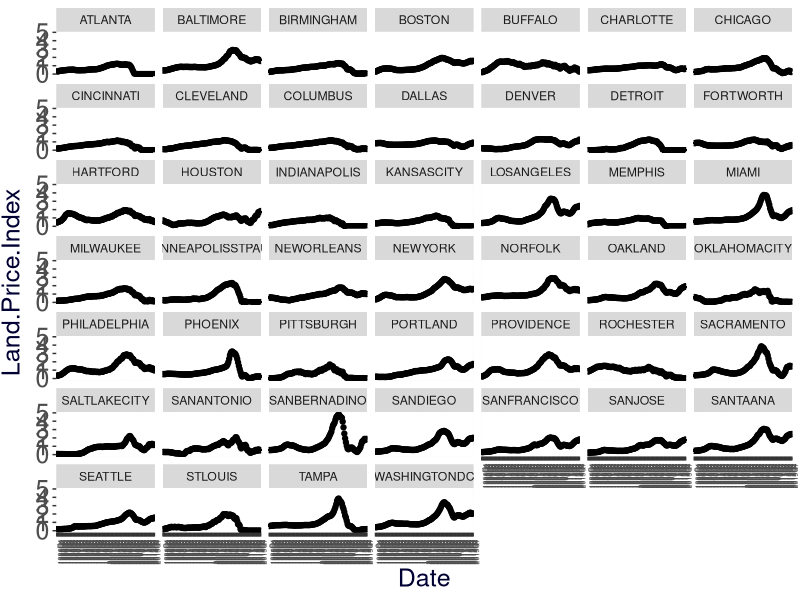
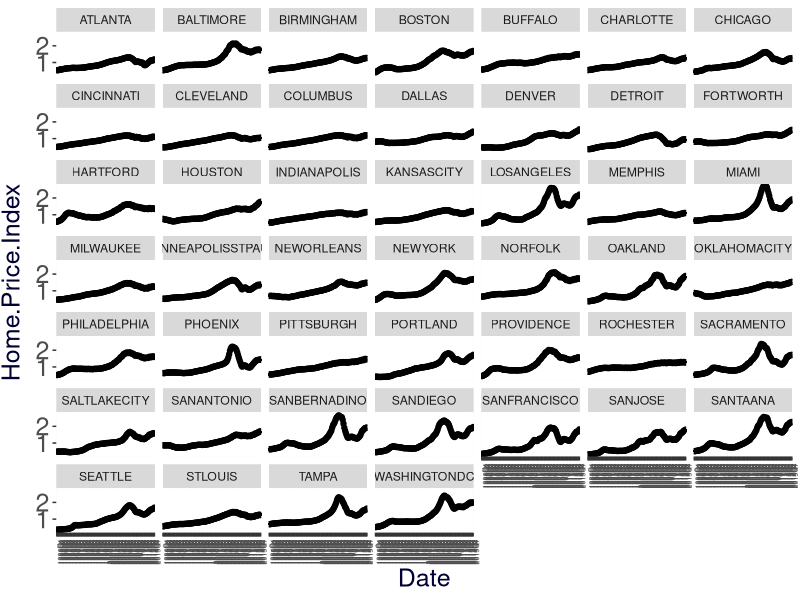
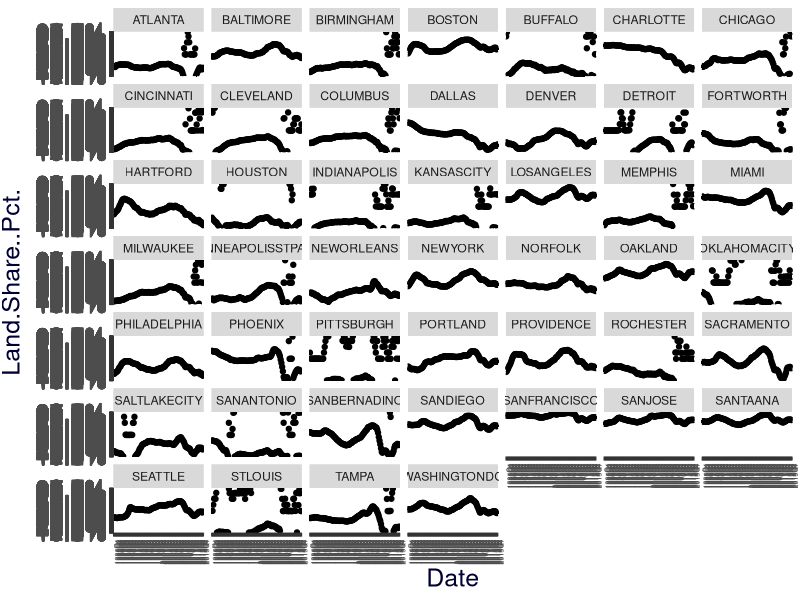
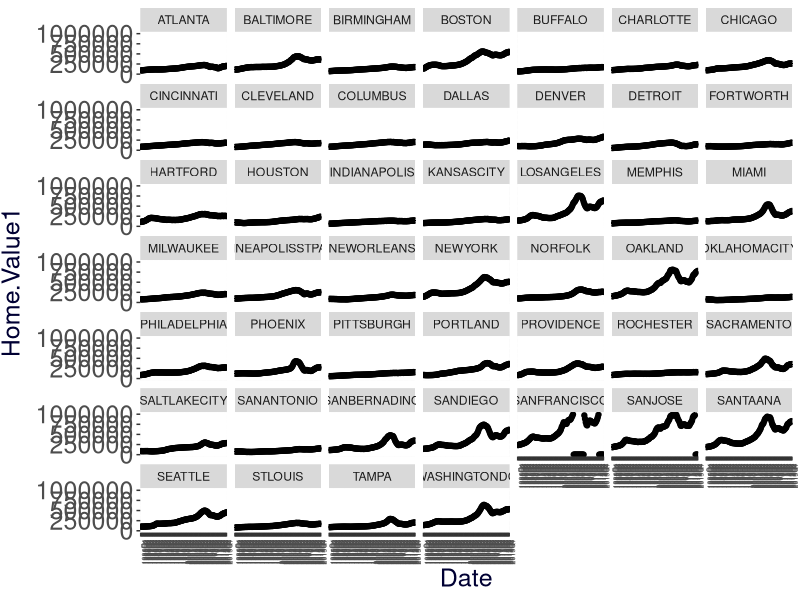
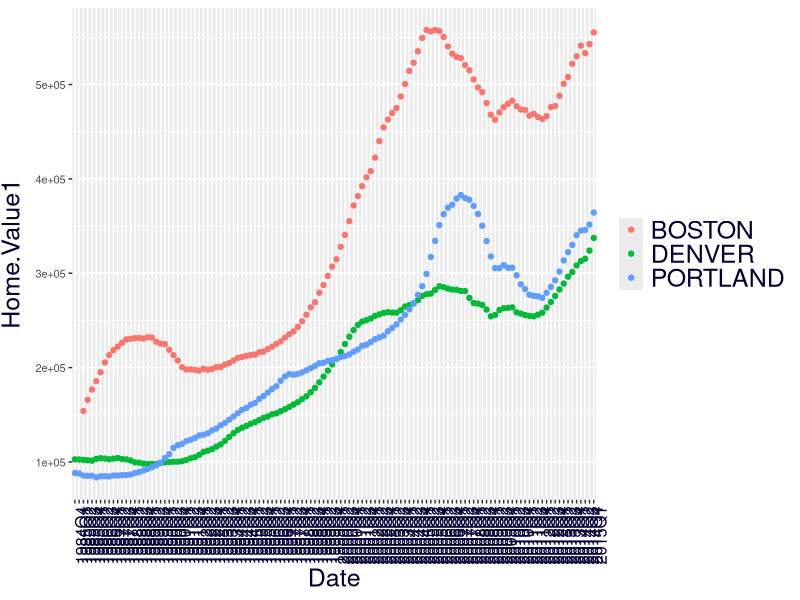
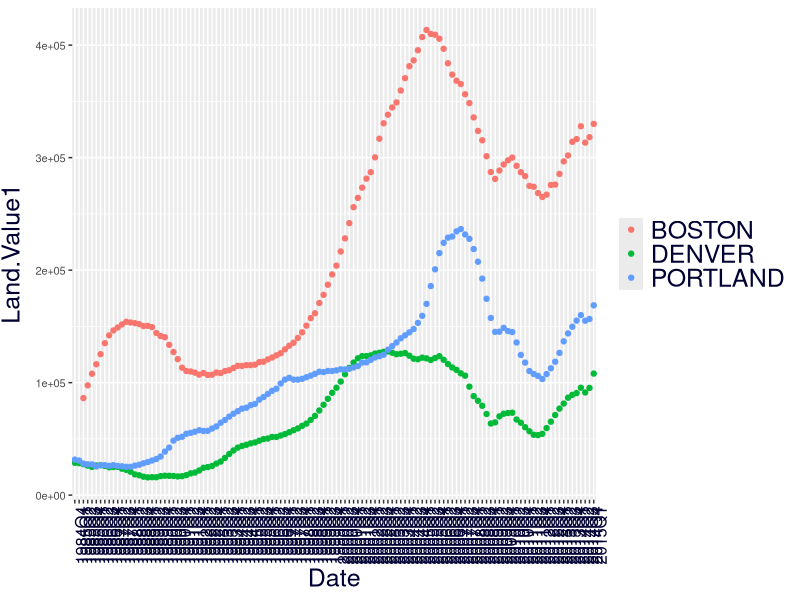

Write R code to recreate these figures, in order.
allcities <- read.csv("landdata-msas-2015q1.csv")
for(i in 1:length(allcities$Home.Value)) {
  b <- as.vector(strsplit(as.character(allcities$Home.Value[i]), "$", fixed = TRUE))
  allcities$Home.Value1[i] <- b[[1]][2]
}
for(i in 1:length(allcities$Home.Value1)) {
  b <- as.vector(strsplit(as.character(allcities$Home.Value1[i]), ",", fixed = TRUE))
  allcities$Home.Value1[i] <- paste(b[[1]][1], b[[1]][2], sep = "")
}
allcities$Home.Value1 <- as.numeric(allcities$Home.Value1)

for(i in 1:length(allcities$Land.Value)) {
  b <- as.vector(strsplit(as.character(allcities$Land.Value[i]), "$", fixed = TRUE))
  allcities$Land.Value1[i] <- b[[1]][2]
}
for(i in 1:length(allcities$Land.Value1)) {
  b <- as.vector(strsplit(as.character(allcities$Land.Value1[i]), ",", fixed = TRUE))
  allcities$Land.Value1[i] <- paste(b[[1]][1], b[[1]][2], sep = "")
}
allcities$Land.Value1 <- as.numeric(allcities$Land.Value1)

library("ggplot2")
portland <- subset(allcities, MSA=="PORTLAND" | MSA=="DENVER" | MSA=="BOSTON" & as.character(Date)>"1985Q1")

ggplot(data=allcities, aes(Date, Land.Price.Index)) + geom_point() + 
  theme(
    plot.title = element_text(size=20, face="bold", vjust=3), 
    axis.text.x = element_text(size=5, angle = 90, hjust = 1), 
    axis.text.y = element_text(size=18), 
    axis.title.x = element_text(color="#000033", size=18), 
    axis.title.y = element_text(color="#000033", size=18, vjust=2),
    legend.title=element_blank(),
    legend.text = element_text(colour="#000033", size = 18)
  ) + facet_wrap(~MSA)


ggplot(data=allcities, aes(Date, Home.Price.Index)) + geom_point() + 
  theme(
    plot.title = element_text(size=20, face="bold", vjust=3), 
    axis.text.x = element_text(size=5, angle = 90, hjust = 1), 
    axis.text.y = element_text(size=18), 
    axis.title.x = element_text(color="#000033", size=18), 
    axis.title.y = element_text(color="#000033", size=18, vjust=2),
    legend.title=element_blank(),
    legend.text = element_text(colour="#000033", size = 18)
  ) + facet_wrap(~MSA)

ggplot(data=allcities, aes(Date, Land.Share..Pct.)) + geom_point() + 
  theme(
    plot.title = element_text(size=20, face="bold", vjust=3), 
    axis.text.x = element_text(size=5, angle = 90, hjust = 1), 
    axis.text.y = element_text(size=18), 
    axis.title.x = element_text(color="#000033", size=18), 
    axis.title.y = element_text(color="#000033", size=18, vjust=2),
    legend.title=element_blank(),
    legend.text = element_text(colour="#000033", size = 18)
  ) + facet_wrap(~MSA)



ggplot(data=allcities, aes(Date, Home.Value1)) + geom_point() + 
  theme(
    plot.title = element_text(size=20, face="bold", vjust=3), 
    axis.text.x = element_text(size=5, angle = 90, hjust = 1), 
    axis.text.y = element_text(size=18), 
    axis.title.x = element_text(color="#000033", size=18), 
    axis.title.y = element_text(color="#000033", size=18, vjust=2),
    legend.title=element_blank(),
    legend.text = element_text(colour="#000033", size = 18)
  ) + facet_wrap(~MSA)

ggplot(data=portland, aes(Date, Home.Value1)) + geom_point(aes(color=MSA)) + 
  theme(
    plot.title = element_text(size=20, face="bold", vjust=3, color="#000033"), 
    axis.text.x = element_text(size=12, angle = 90, hjust = 1, color="#000033"), 
    axis.text.y = element_text(size=8), 
    axis.title.x = element_text(color="#000033", size=18), 
    axis.title.y = element_text(color="#000033", size=18, vjust=2),
    legend.title=element_blank(),
    legend.text = element_text(colour="#000033", size = 18)
  ) 

ggplot(data=portland, aes(Date, Land.Value1)) + geom_point(aes(color=MSA)) + 
  theme(
    plot.title = element_text(size=20, face="bold", vjust=3, color="#000033"), 
    axis.text.x = element_text(size=12, angle = 90, hjust = 1, color="#000033"), 
    axis.text.y = element_text(size=8), 
    axis.title.x = element_text(color="#000033", size=18), 
    axis.title.y = element_text(color="#000033", size=18, vjust=2),
    legend.title=element_blank(),
    legend.text = element_text(colour="#000033", size = 18)
  ) 
